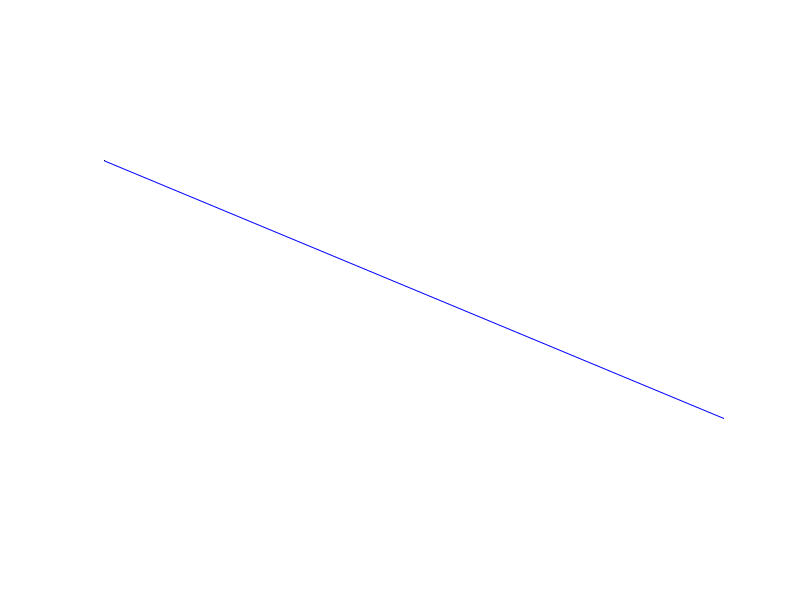

Write MATLAB code to recreate this figure.
%function drawSthOnImage
%clear all, close all;
%I = imread('tank.jpg');

x=[1,720];
y=[1,300];
figure(1);
imshow(I); hold on
plot(x,y,'b-')

